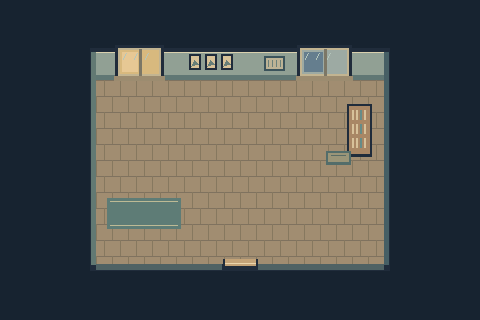
#> input picture core/src/main/resources/art/cafe.png, 480 x 320 px, given in place of desk.png, which was not available
$ python polish_assets.py
#> lines starting #> are read from the running program, lines starting #| are printed output that depends on the picture
"""Authored detail pass for the original CTRL+LIFE artwork.
Works only on our generated assets; no external imagery. Called by make_assets.py.
"""
from PIL import Image, ImageDraw
from pathlib import Path
import math
A=Path(__file__).resolve().parents[1]/'core/src/main/resources/art'
def load(n):
#> called with n = 'desk'
 im=Image.open(A/(n+'.png')).convert('RGBA');return im,ImageDraw.Draw(im)
#> in load, im is the input picture: PIL image 480x320 RGBA; mean R, G, B, A 76.5, 78.4, 76, 255
def put(im,n):im.save(A/(n+'.png'))
def r(d,b,c):d.rectangle(b,fill=c)
def line(d,pts,c):d.line(pts,fill=c)
def polygon(d,pts,c):d.polygon(pts,fill=c)
# Joinery and tactile wear, not random high-frequency noise.
im,d=load('desk')
line(d,(2,25,61,25),'#c49a77');line(d,(4,28,59,28),'#513d3c')
for x,y in [(6,16),(35,17),(53,24)]:line(d,(x,y,x+5,y),'#966d58')
r(d,(18,2,41,2),'#d8c6a1');r(d,(20,3,39,3),'#91aa9c');r(d,(20,13,39,14),'#597670')
r(d,(27,16,30,16),'#b8bba4');r(d,(49,8,59,8),'#67717b')
for y in [13,15,17]:r(d,(50,y,53,y),'#182b36')
r(d,(47,23,50,25),'#d1b294');r(d,(48,22,49,22),'#ead8b3')
r(d,(6,17,8,17),'#e7cdb0');r(d,(5,19,8,20),'#674f49');r(d,(9,19,10,21),'#e7cdb0')
# Cable and under-desk shelf remain transparent around the legs.
line(d,(51,29,51,33,45,33),'#393742');r(d,(12,31,25,34),'#486c6c');r(d,(13,30,24,31),'#d5c29d')
put(im,'desk')
#> in put, `def put(im,n):im.save(A/(n+'.png'))`:
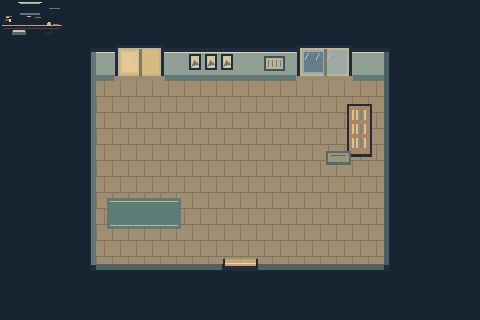
#> saved as desk.png: PIL image 480x320 RGBA; mean R, G, B, A 76.8, 78.6, 76.2, 255
im,d=load('bed')
#> call 2 of load, with n = 'bed'
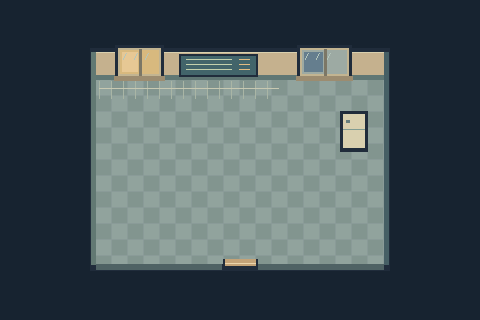
#> input picture core/src/main/resources/art/diner.png, 480 x 320 px, given in place of bed.png, which was not available
#> in load, im is the input picture: PIL image 480x320 RGBA; mean R, G, B, A 71.2, 84.7, 89, 255
polygon(d,[(5,35),(13,34),(17,39),(30,38),(40,41),(43,40),(43,46),(28,43),(15,44),(5,41)],'#72998e')
for y in [48,55]:line(d,(6,y,41,y),'#7ea799');line(d,(7,y+1,40,y+1),'#547d7d')
line(d,(8,27,39,27),'#b8bda1');line(d,(8,15,38,15),'#fff0c8');r(d,(8,18,9,24),'#e2d3b3')
line(d,(7,65,40,65),'#b48b69');put(im,'bed')
#> call 2 of put, with n = 'bed'
#> in put (call 2), `def put(im,n):im.save(A/(n+'.png'))`:
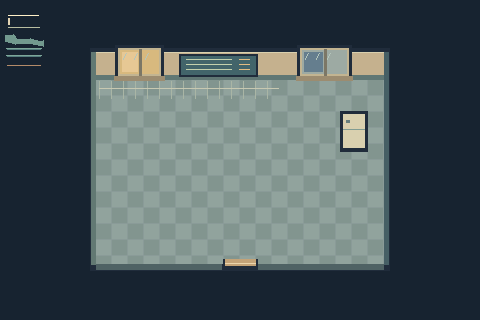
#> saved as bed.png: PIL image 480x320 RGBA; mean R, G, B, A 71.6, 85.1, 89.3, 255
im,d=load('wardrobe')
for x in [4,18]:
 r(d,(x,7,x+9,17),'#735449');r(d,(x+1,8,x+8,16),'#96715b');r(d,(x,28,x+9,37),'#735449');line(d,(x+1,30,x+8,30),'#a27c63')
r(d,(11,20,13,21),'#eccb8a');r(d,(18,20,20,21),'#eccb8a');line(d,(3,40,28,40),'#bc9470');put(im,'wardrobe')
#> call 3 of put, with n = 'wardrobe'
#> in put (call 3), `def put(im,n):im.save(A/(n+'.png'))`:
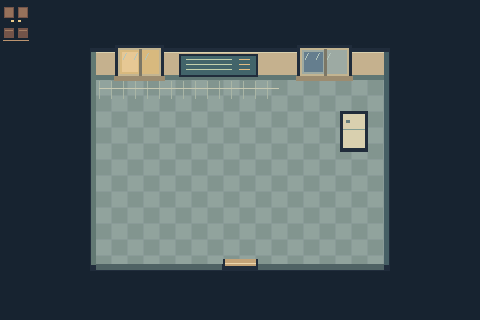
#> saved as wardrobe.png: PIL image 480x320 RGBA; mean R, G, B, A 71.6, 84.9, 89.1, 255
im,d=load('kitchen')
#> (the run stopped early here; a loop or call above may not have finished)
